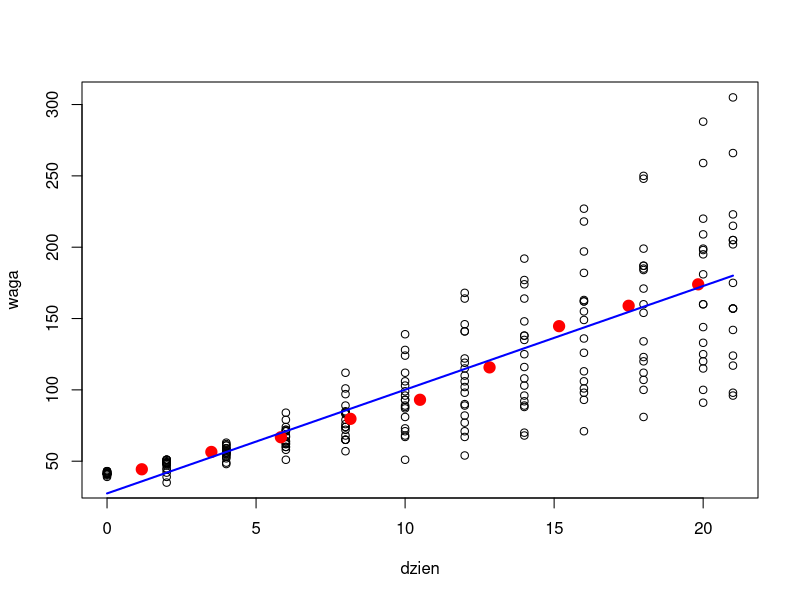

Write the R code that produced this figure.
library(fields)
library(Hmisc)


data("ChickWeight")
ChickWeight

ramka <-data.frame(ChickWeight)
ramka2 <- ramka[which(ramka$Diet==1),]
ramka2
t <-ramka2$Time
m <- ramka2$weight
plot(t, m, xlab="dzien", ylab="waga")

stats.bin(t,m)
xy.sb <- stats.bin(t, m)
with(xy.sb, points(centers, stats["mean",], col="red", pch=19, cex=1.5))

xy.lm <- lm(xy.sb$stats[2,] ~ xy.sb$center)
summary(xy.lm)
xy.lm$coefficients

b <- xy.lm$coefficients[1]
a <- xy.lm$coefficients[2]

lines(t, a*t+b, col="blue", lwd=2)
